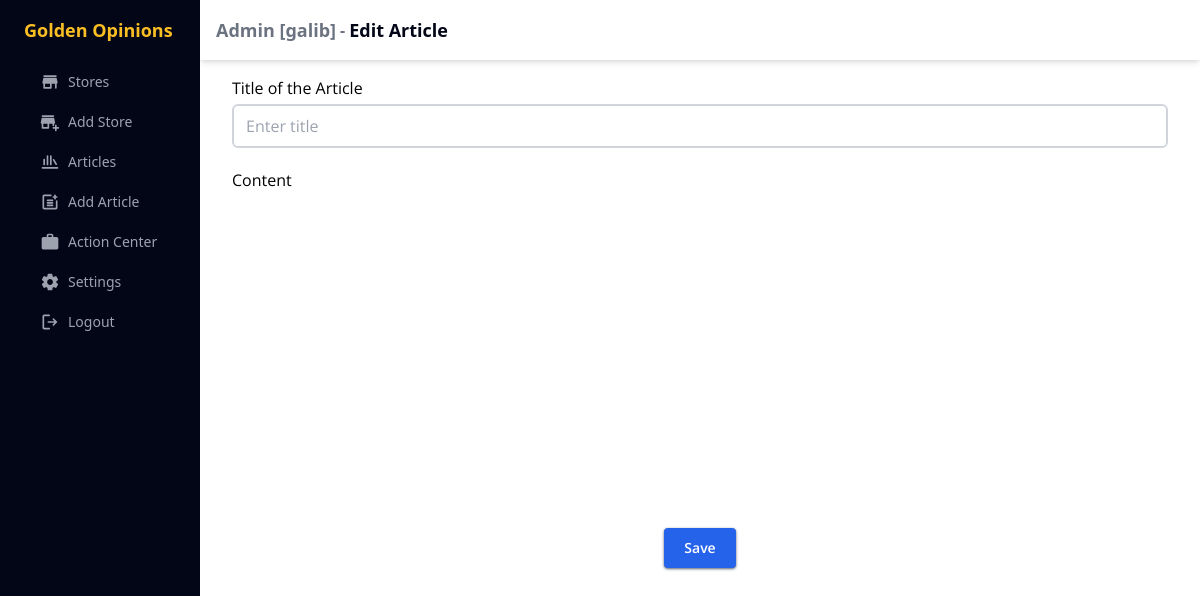
Before: /articles/1/edit (signed in) with the older database file.
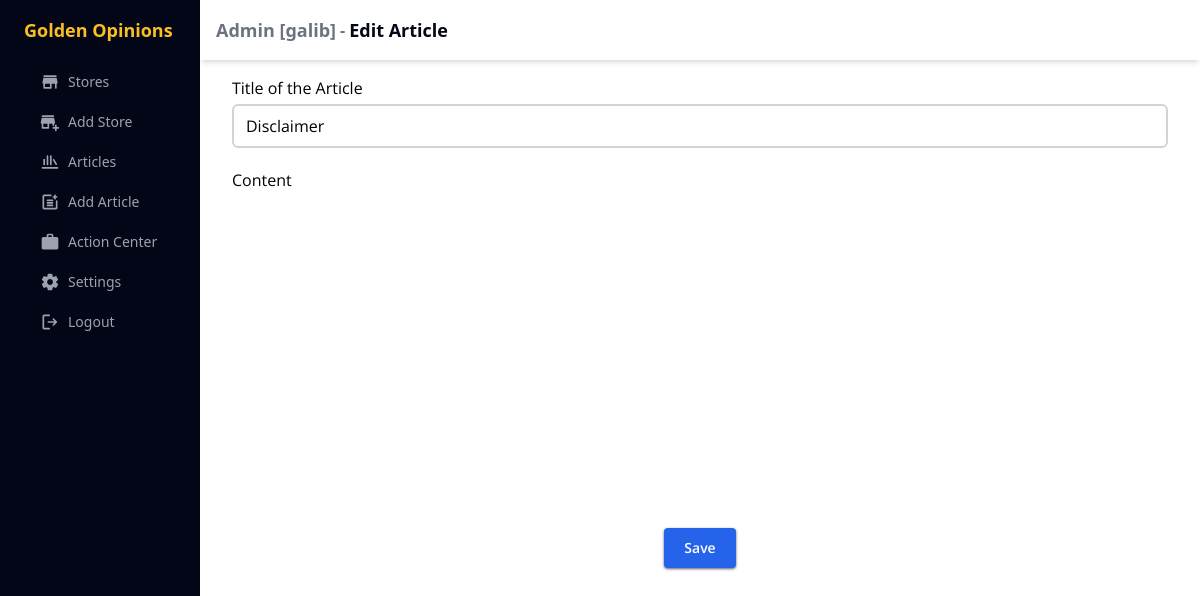
After: the same page with the newer database file.
### myapp/models.py (models this page shows)
class Article(db.Model):
    id = db.Column(db.Integer, primary_key=True)
    title = db.Column(db.String)
    content = db.Column(db.String)
    updated_at = db.Column(db.DateTime())

### myapp/decorators.py (the view)
    def inner(*args, **kwargs):
        if current_user.is_authenticated:
            if current_user.role == "admin":
                return view(*args, **kwargs)
            flash("Only admin can access the page you requested")
            return redirect(url_for("dashboard"))
        flash("Only admin can access the page you requested")
        return redirect(url_for("login"))

### myapp/forms.py
class AddArticleForm(FlaskForm):
    title = StringField("Title of the Article")
    content = StringField("Content")
    submit = SubmitField("Add Article")

### myapp/__init__.py (called while the page is built)
@login.user_loader
def load_user(id):
    return db.session.get(models.User, int(id))

### myapp/routes.py (called while the page is built, shortened)
@app.after_request
def after_request(response):
    response.headers["Content-Security-Policy"] = (
        ""
        + "font-src https://fonts.googleapis.com/ https://fonts.gstatic.com;"
        + "style-src-elem 'self' https://fonts.googleapis.com/ https://cdn.quilljs.com 'nonce-golden';"
        + "script-src-elem 'self' https://cdnjs.cloudflare.com https://cdn.jsdelivr.net https://cdn.quilljs.com https://esm.sh 'nonce-golden'"
    )
    return response

@app.route("/articles/<id>/edit", methods=["GET", "POST"])
@decorators.admin_required
@decorators.verified_email_required
def edit_article(id):
    article = db.session.get(Article, id)
    form = AddArticleForm()
    return render_template("edit-article.html", form=form, article=article)

### myapp/templates/edit-article.html (shortened to what this page needs)
{% extends "dashboard-admin.html" %}
{% set active_page = "editarticle" %}
{% block content %}
    <div class="form mb-8 p-4 mx-auto sm:mx-4">
        <form action=""
              method="post"
              id="editarticle-form"
              class="flex flex-col gap-4"
              novalidate>
            <div class="flex flex-col gap-1">
                {{ form.title.label }}
                {{ form.title(placeholder="Enter title", value=article.title) }}
            </div>
            <div class="flex flex-col gap-1 max-h-[400px]">
                {{ form.content.label }}
                <div id="editor" class="!h-[300px] !text-base"></div>
            </div>
            <div class="mx-auto">{{ form.submit(value="Save") }}</div>
        </form>
    </div>
{% endblock %}

Changed rows visible on the page:
added Article: title "Disclaimer"
